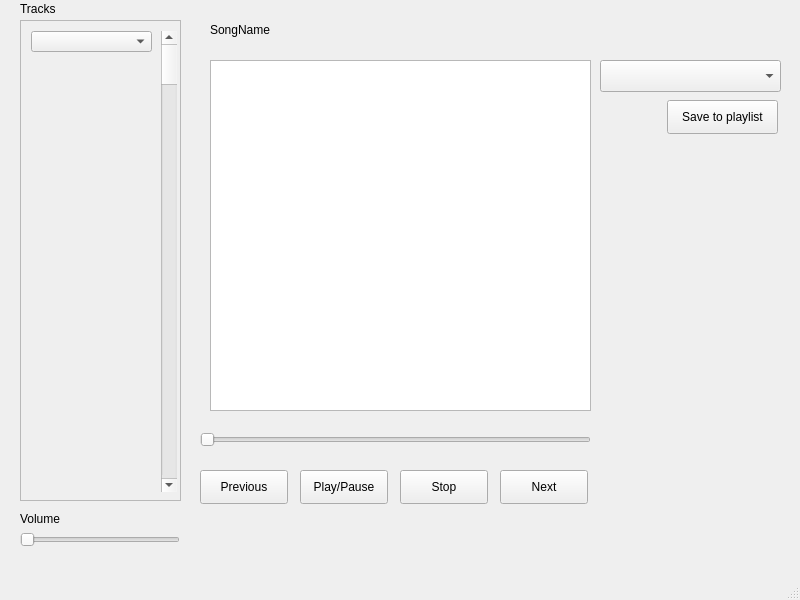
<?xml version="1.0" encoding="UTF-8"?>
<ui version="4.0">
 <class>MainWindow</class>
 <widget class="QMainWindow" name="MainWindow">
  <property name="geometry">
   <rect>
    <x>0</x>
    <y>0</y>
    <width>800</width>
    <height>600</height>
   </rect>
  </property>
  <property name="windowTitle">
   <string>MainWindow</string>
  </property>
  <widget class="QWidget" name="centralwidget">
   <widget class="QPushButton" name="pushButton">
    <property name="geometry">
     <rect>
      <x>300</x>
      <y>470</y>
      <width>88</width>
      <height>34</height>
     </rect>
    </property>
    <property name="text">
     <string>Play/Pause</string>
    </property>
   </widget>
   <widget class="QPushButton" name="pushButton_2">
    <property name="geometry">
     <rect>
      <x>200</x>
      <y>470</y>
      <width>88</width>
      <height>34</height>
     </rect>
    </property>
    <property name="text">
     <string>Previous</string>
    </property>
   </widget>
   <widget class="QPushButton" name="pushButton_3">
    <property name="geometry">
     <rect>
      <x>400</x>
      <y>470</y>
      <width>88</width>
      <height>34</height>
     </rect>
    </property>
    <property name="text">
     <string>Stop</string>
    </property>
   </widget>
   <widget class="QPushButton" name="pushButton_4">
    <property name="geometry">
     <rect>
      <x>500</x>
      <y>470</y>
      <width>88</width>
      <height>34</height>
     </rect>
    </property>
    <property name="text">
     <string>Next</string>
    </property>
   </widget>
   <widget class="QScrollArea" name="scrollArea">
    <property name="geometry">
     <rect>
      <x>20</x>
      <y>20</y>
      <width>161</width>
      <height>481</height>
     </rect>
    </property>
    <property name="widgetResizable">
     <bool>true</bool>
    </property>
    <widget class="QWidget" name="scrollAreaWidgetContents">
     <property name="geometry">
      <rect>
       <x>0</x>
       <y>0</y>
       <width>157</width>
       <height>477</height>
      </rect>
     </property>
     <widget class="QScrollBar" name="verticalScrollBar">
      <property name="geometry">
       <rect>
        <x>140</x>
        <y>10</y>
        <width>16</width>
        <height>461</height>
       </rect>
      </property>
      <property name="orientation">
       <enum>Qt::Vertical</enum>
      </property>
     </widget>
     <widget class="QComboBox" name="comboBox_2">
      <property name="geometry">
       <rect>
        <x>10</x>
        <y>10</y>
        <width>121</width>
        <height>21</height>
       </rect>
      </property>
     </widget>
    </widget>
   </widget>
   <widget class="QLabel" name="label">
    <property name="geometry">
     <rect>
      <x>20</x>
      <y>0</y>
      <width>58</width>
      <height>18</height>
     </rect>
    </property>
    <property name="text">
     <string>Tracks</string>
    </property>
   </widget>
   <widget class="QLabel" name="label_2">
    <property name="geometry">
     <rect>
      <x>210</x>
      <y>20</y>
      <width>341</width>
      <height>20</height>
     </rect>
    </property>
    <property name="text">
     <string>SongName</string>
    </property>
   </widget>
   <widget class="QSlider" name="horizontalSlider">
    <property name="geometry">
     <rect>
      <x>20</x>
      <y>530</y>
      <width>160</width>
      <height>20</height>
     </rect>
    </property>
    <property name="orientation">
     <enum>Qt::Horizontal</enum>
    </property>
   </widget>
   <widget class="QLabel" name="label_3">
    <property name="geometry">
     <rect>
      <x>20</x>
      <y>510</y>
      <width>161</width>
      <height>18</height>
     </rect>
    </property>
    <property name="text">
     <string>Volume</string>
    </property>
   </widget>
   <widget class="QGraphicsView" name="graphicsView">
    <property name="geometry">
     <rect>
      <x>210</x>
      <y>60</y>
      <width>381</width>
      <height>351</height>
     </rect>
    </property>
   </widget>
   <widget class="QComboBox" name="comboBox">
    <property name="geometry">
     <rect>
      <x>600</x>
      <y>60</y>
      <width>181</width>
      <height>32</height>
     </rect>
    </property>
   </widget>
   <widget class="QPushButton" name="pushButton_5">
    <property name="geometry">
     <rect>
      <x>667</x>
      <y>100</y>
      <width>111</width>
      <height>34</height>
     </rect>
    </property>
    <property name="text">
     <string>Save to playlist</string>
    </property>
   </widget>
   <widget class="QSlider" name="horizontalSlider_2">
    <property name="geometry">
     <rect>
      <x>200</x>
      <y>430</y>
      <width>391</width>
      <height>20</height>
     </rect>
    </property>
    <property name="orientation">
     <enum>Qt::Horizontal</enum>
    </property>
   </widget>
  </widget>
  <widget class="QStatusBar" name="statusbar"/>
 </widget>
 <resources/>
 <connections/>
</ui>
